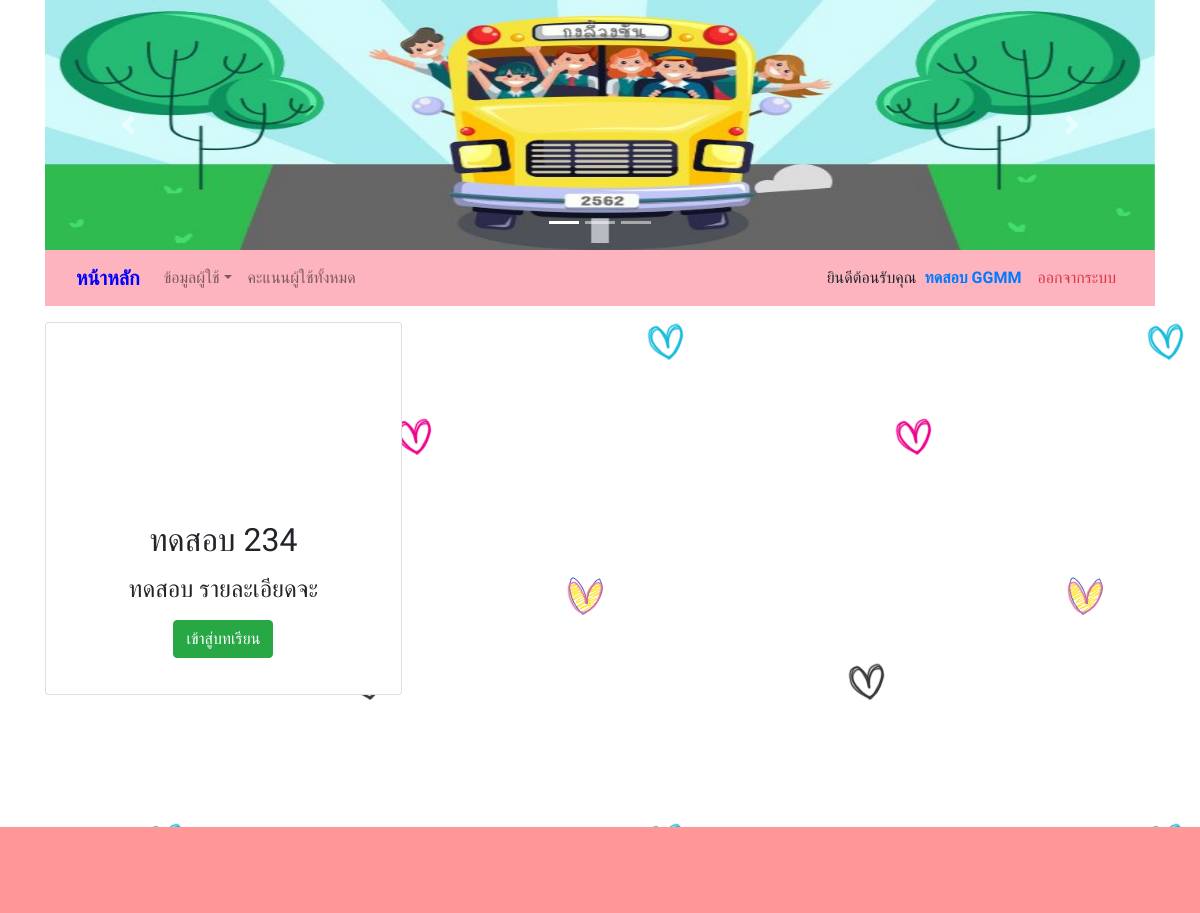
/index1.php (signed in), run on an earlier commit of the app's database.
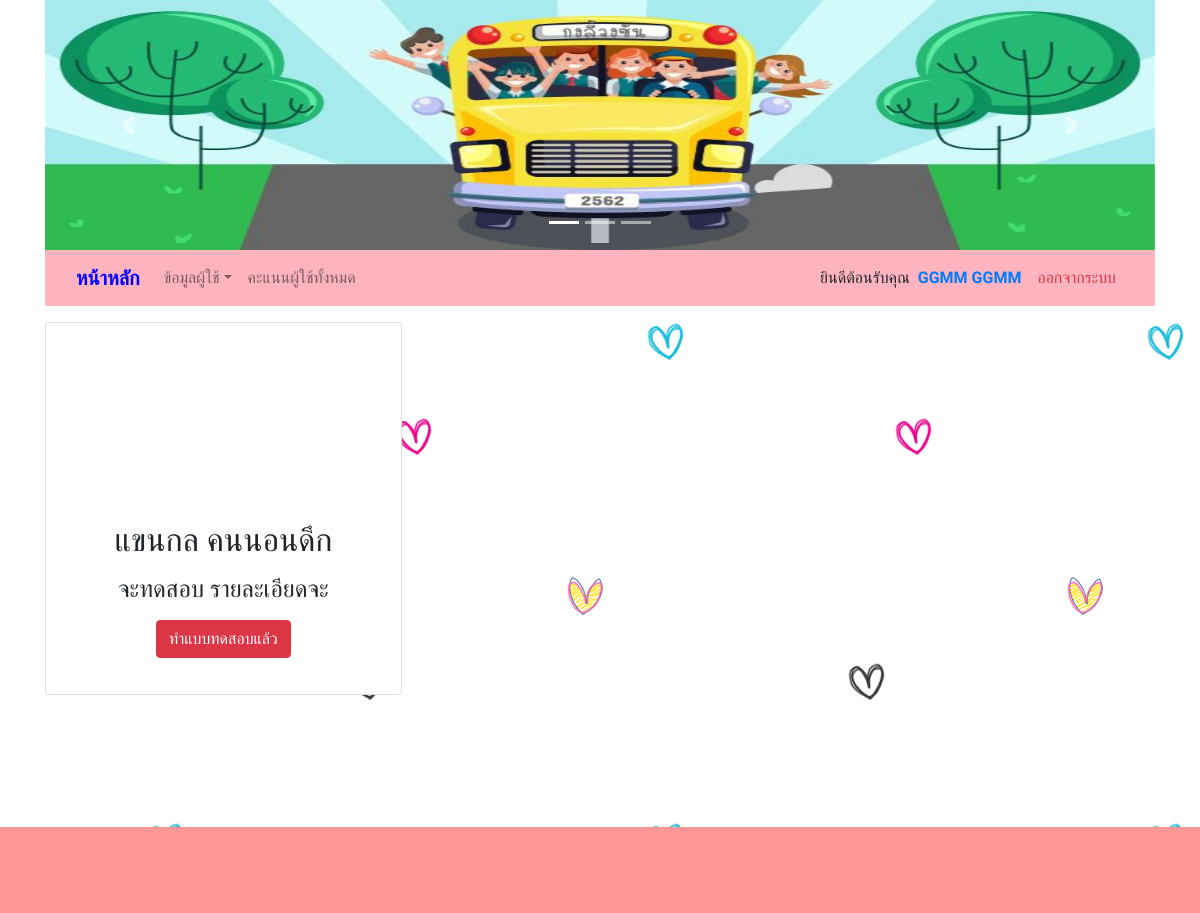
And on a later commit of the database.
### tables this page shows
CREATE TABLE `choice` (
  `choice_id` int(11) NOT NULL,
  `choice_name` varchar(100) NOT NULL,
  `video` varchar(300) NOT NULL,
  `choice_detail` varchar(100) NOT NULL,
  `choice_status` int(1) NOT NULL
);

### index2.php (the view, shortened to what this page needs)
<?php include 'conn.php'; ?>
<?php
$query_choice = "SELECT * FROM choice WHERE choice_status <> 1 ORDER BY choice_id";
$choice = mysqli_query($con,$query_choice) or die(mysqli_error());
$row_choice = mysqli_fetch_assoc($choice);
$totalRows_choice = mysqli_num_rows($choice);
$query_watch = "SELECT * FROM choice ";
$watch = mysqli_query($con,$query_watch) or die(mysqli_error());
?>
<?php if ($totalRows_choice > 0) {?>
  <?php do { ?>
    <?php
    $c =  $row_choice['choice_id'];
    $user_id = $_SESSION['UserID'];
    $query_testing = "SELECT * FROM testing WHERE choice_id =".$c;
    $testing = mysqli_query($con,$query_testing) or die(mysqli_error());
    $totalRows_testing = mysqli_num_rows($testing);
    $sql3="SELECT * From user_learning WHERE user_id = $user_id AND choice_id = $c";
    $db_query3=mysqli_query($con,$sql3) or die(mysqli_error());
    $result3=mysqli_fetch_array($db_query3);
    $totalRows_query3 = mysqli_num_rows($db_query3);
    ?>
    <?php if ($totalRows_testing >= 11){ ?>
      <?php if ($totalRows_query3 > 0){ ?>
        <?php if ($result3['user_learning_af'] == 'ยังไม่ทำ'){ ?>
          <div class="card pmd-card">
            <div class="pmd-card-media">
              <video id="video1" width="355" style="pointer-events: none;" >
                <source src="img/<?php echo $row_choice['video']; ?>" type="video/mp4">
                  Your browser does not support HTML5 video. กรุณาเปิดใน Google Chrome
                </video>
              </div>
              <div class="card-body">
               <h2 class="card-title"><?php echo $row_choice['choice_name']; ?></h2>
               <p class="card-text"><h4><?php echo $row_choice['choice_detail']; ?></h4></p>
               <a href="choice.php?choice_id=<?php echo $row_choice['choice_id'];?>&user_id=<?php echo $_SESSION['UserID'];?>&aff=aff"><p class="btn btn-xs btn-info" >ทำแบบทดสอบก่อนเรียนแล้ว</p></a>
             </div>
           </div>
         <?php }else{ ?>
          <div class="card pmd-card">
            <div class="pmd-card-media">
              <video id="video1" width="355" style="pointer-events: none;">
                <source src="img/<?php echo $row_choice['video']; ?>" type="video/mp4">
                </video>
              </div>
              <div class="card-body">
               <h2 class="card-title"><?php echo $row_choice['choice_name']; ?></h2>
               <p class="card-text"><h4><?php echo $row_choice['choice_detail']; ?></h4></p>
               <a href="watch.php?choice_id=<?php echo $row_choice['choice_id'];?>&user_id=<?php echo $_SESSION['UserID'];?>&aff=aff&cff"><p class="btn btn-xs btn-danger">ทำแบบทดสอบแล้ว</p></a>
             </div>
           </div>
         <?php  } ?>
       <?php }else{?>
         <div class="card pmd-card">
          <div class="pmd-card-media">
            <video id="video1" width="355" style="pointer-events: none;">
              <source src="img/<?php echo $row_choice['video']; ?>" type="video/mp4">
              </video>
            </div>
            <div class="card-body">
             <h2 class="card-title"><?php echo $row_choice['choice_name']; ?></h2>
             <p class="card-text"><h4><?php echo $row_choice['choice_detail']; ?></h4></p>
             <a href="choice.php?choice_id=<?php echo $row_choice['choice_id'];?>&user_id=<?php echo $_SESSION['UserID'];?>&bff=bff" ><p class="btn btn-xs btn-success" >เข้าสู่บทเรียน</p></a>
           </div>
         </div>
       <?php } ?>
     <?php } ?>
   <?php } while ($row_choice = mysqli_fetch_assoc($choice)); ?>
 <?php }
 ?>

### navbar.php (shortened to what this page needs)
 <?php include 'model.php'; ?>
 <nav class="navbar navbar-expand-md navbar-light" style="background: #FDB4BF;">
  <div class="container">
  <div class="collapse navbar-collapse" id="navbar6">
    <a class="navbar-brand text-primary d-none d-md-block" href="index.php">
     <b><font color="blue">หน้าหลัก</font></b>
   </a>
   <?php if (isset($_SESSION["Userlevel"]) == "M") { ?>
    <ul class="navbar-nav">
        <li class="nav-item dropdown">
          <a class="nav-link dropdown-toggle" href="" id="navbarDropdownMenuLink" data-toggle="dropdown" aria-haspopup="true" aria-expanded="false">ข้อมูลผู้ใช้</a>
        </li>
        <a class="nav-link" href="score_all.php">คะแนนผู้ใช้ทั้งหมด</a> </li>
      </ul>
    <?php }?>
    <ul class="navbar-nav">
      <?php if(isset($_SESSION["Userlevel"]) == "M"): ?>
        <li class="nav-item">
          <?php echo "ยินดีต้อนรับคุณ "; ?>
        </li>
      <?php endif ?>
    </ul>
    <ul class="navbar-nav ">
      <li class="nav-item ">
        <?php if (isset($_SESSION["Userlevel"]) == "M") {
          echo "<b class='fa text-primary nav-link' >".$_SESSION["User"]."</b>";
        }else{ }?>
      </li>
      <li class="nav-item">
        <?php
        if (isset($_SESSION["Userlevel"]) == "M") {
          echo "<a class='fa text-danger nav-link' href='logout.php'>ออกจากระบบ</a>";
          }
          ?>
        </li>
      </ul>
    </div>
  </div>
</nav>
<?php include 'resetpassword.php'; ?>

What changed in the data, as far as the page shows it:
removed choice: choice_name "ทดสอบ 234", choice_detail "ทดสอบ รายละเอียดจะ"
added choice: choice_name "แขนกล คนนอนดึก", choice_detail "จะทดสอบ รายละเอียดจะ"
Also different on the page:
$_SESSION["User"]: "ทดสอบ GGMM" → "GGMM GGMM"
